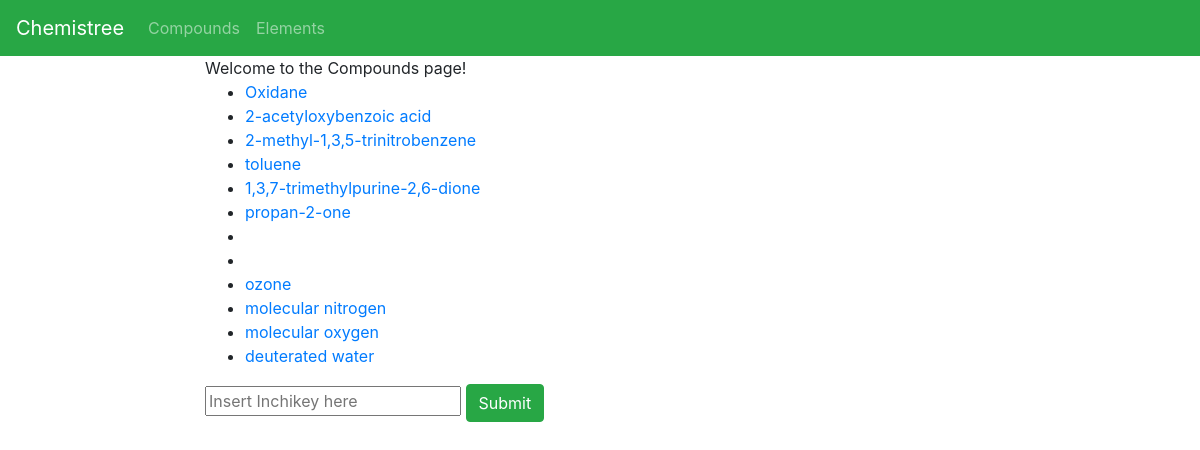
The app's page /compounds with its own data.
### compounds/models.py (models this page shows, shortened)
class Molecule(models.Model):
    name = models.CharField(max_length=200)
    formula = models.CharField(max_length=50)
    molecular_weight = models.FloatField(max_length=10)
    mw_unit = models.CharField(max_length=10)
    inchikey= models.CharField(max_length=50, default=None, null=True)
    elements = models.ManyToManyField(Element, blank=True)

### compounds/views.py (the view)
# urls.py: path('', include('compounds.urls')),
def compounds(request):
    message = "Welcome to the Compounds page!"
    molecules = Molecule.objects.all()
    if request.method == "POST":
        inchikey = request.POST.get('inchikey')
        addcomp(inchikey)
    content = {"message": message, "molecules": molecules, }
    return render(request, "compounds/compounds.html", content)

### compounds/templates/compounds/compounds.html (shortened to what this page needs)
{% extends 'base.html'%}
{% block content %}
{{ message }}
<ul>
{% for molecule in molecules %}
 <li> <a href="compounds/inspect/{{ molecule.id }}"> {{ molecule.name }} </a></li>
{% endfor %}
</ul>
<form action=" " method="post">
 <input name="inchikey" type="text" placeholder="Insert Inchikey here">
 <button class=" btn btn-success" type="submit" name="action">Submit</button>
</form>
{% endblock %}

### templates/base.html (shortened to what this page needs)
<!doctype html>
<html lang="en">
<head>
    <link rel="stylesheet" href="https://stackpath.bootstrapcdn.com/bootstrap/4.4.1/css/bootstrap.min.css">
</head>
<nav class="navbar navbar-expand-lg navbar-dark bg-success">
  <a class="navbar-brand" href="/">Chemistree</a>
  <div class="collapse navbar-collapse" id="navbarNavDropdown">
    <ul class="navbar-nav">
      <li class="nav-item">
        <a class="nav-link" href="/compounds">Compounds</a>
      </li>
      <li class="nav-item">
        <a class="nav-link" href="/elements">Elements</a>
      </li>
    </ul>
  </div>
</nav>
<body>
    <div class="row justify-content-center">
        <div class="col-8">
        {% block content %}
        {% endblock %}
        </div>
    </div>
</body>
</html>

### records on screen
Molecule: name "Oxidane"
Molecule: name "2-acetyloxybenzoic acid"
Molecule: name "2-methyl-1,3,5-trinitrobenzene"
Molecule: name "toluene"
Molecule: name "1,3,7-trimethylpurine-2,6-dione"
Molecule: name "propan-2-one"
Molecule: name "ozone"
Molecule: name "molecular nitrogen"
Molecule: name "molecular oxygen"
Molecule: name "deuterated water"

### other values on screen
{{ message }} "Welcome to the Compounds page!"
